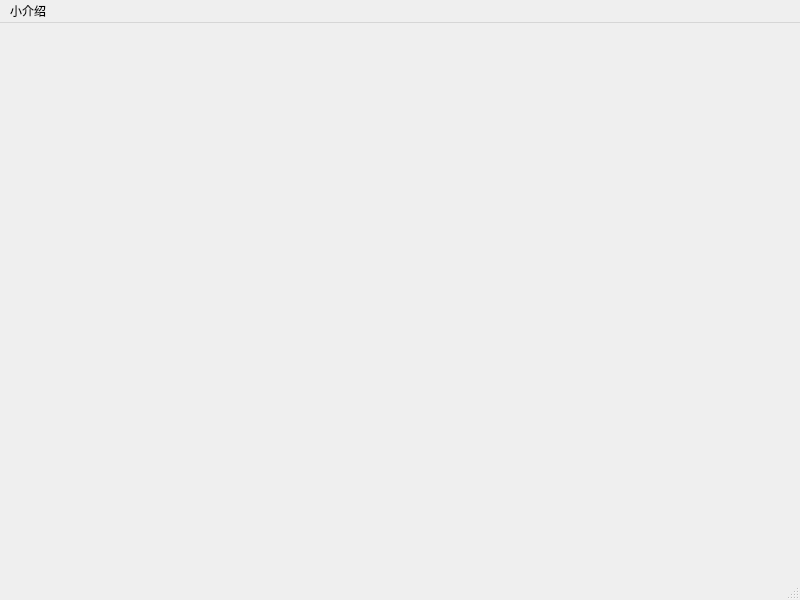
<?xml version="1.0" encoding="UTF-8"?>
<ui version="4.0">
 <class>MainWindow</class>
 <widget class="QMainWindow" name="MainWindow">
  <property name="geometry">
   <rect>
    <x>0</x>
    <y>0</y>
    <width>800</width>
    <height>600</height>
   </rect>
  </property>
  <property name="windowTitle">
   <string>MainWindow</string>
  </property>
  <widget class="QWidget" name="centralwidget"/>
  <widget class="QMenuBar" name="menubar">
   <property name="geometry">
    <rect>
     <x>0</x>
     <y>0</y>
     <width>800</width>
     <height>26</height>
    </rect>
   </property>
   <widget class="QMenu" name="menu">
    <property name="title">
     <string>小介绍</string>
    </property>
    <addaction name="actionzhang"/>
    <addaction name="actionzzz"/>
    <addaction name="actiondajia"/>
   </widget>
   <addaction name="menu"/>
  </widget>
  <widget class="QStatusBar" name="statusbar"/>
  <action name="actionzhang">
   <property name="text">
    <string>由张倩与张潇丹制作</string>
   </property>
  </action>
  <action name="actionzzz">
   <property name="text">
    <string>有趣的飞机大战游戏</string>
   </property>
  </action>
  <action name="actiondajia">
   <property name="text">
    <string>欢乐多又多 O(∩_∩)O哈哈~</string>
   </property>
  </action>
 </widget>
 <resources/>
 <connections/>
</ui>
